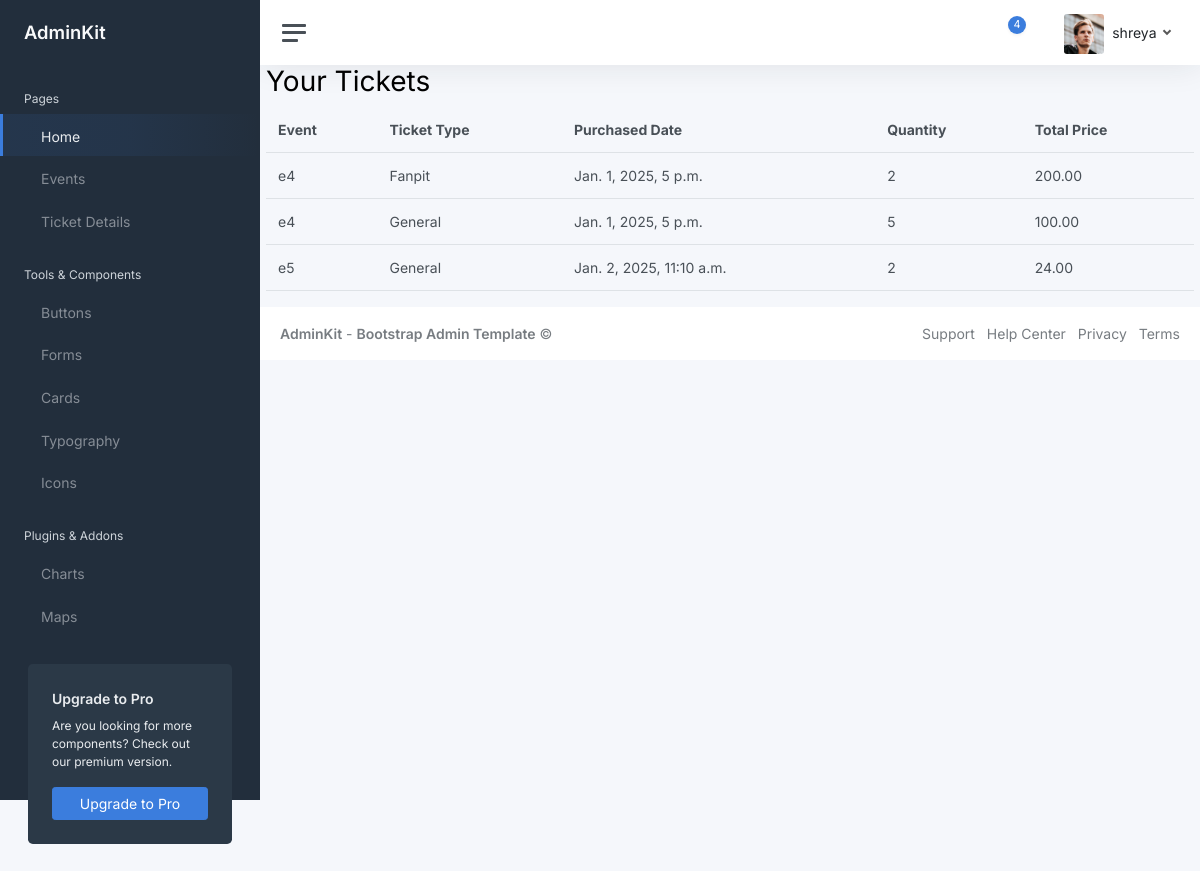
Page /user_ticket/ (signed in) on the earlier database version.
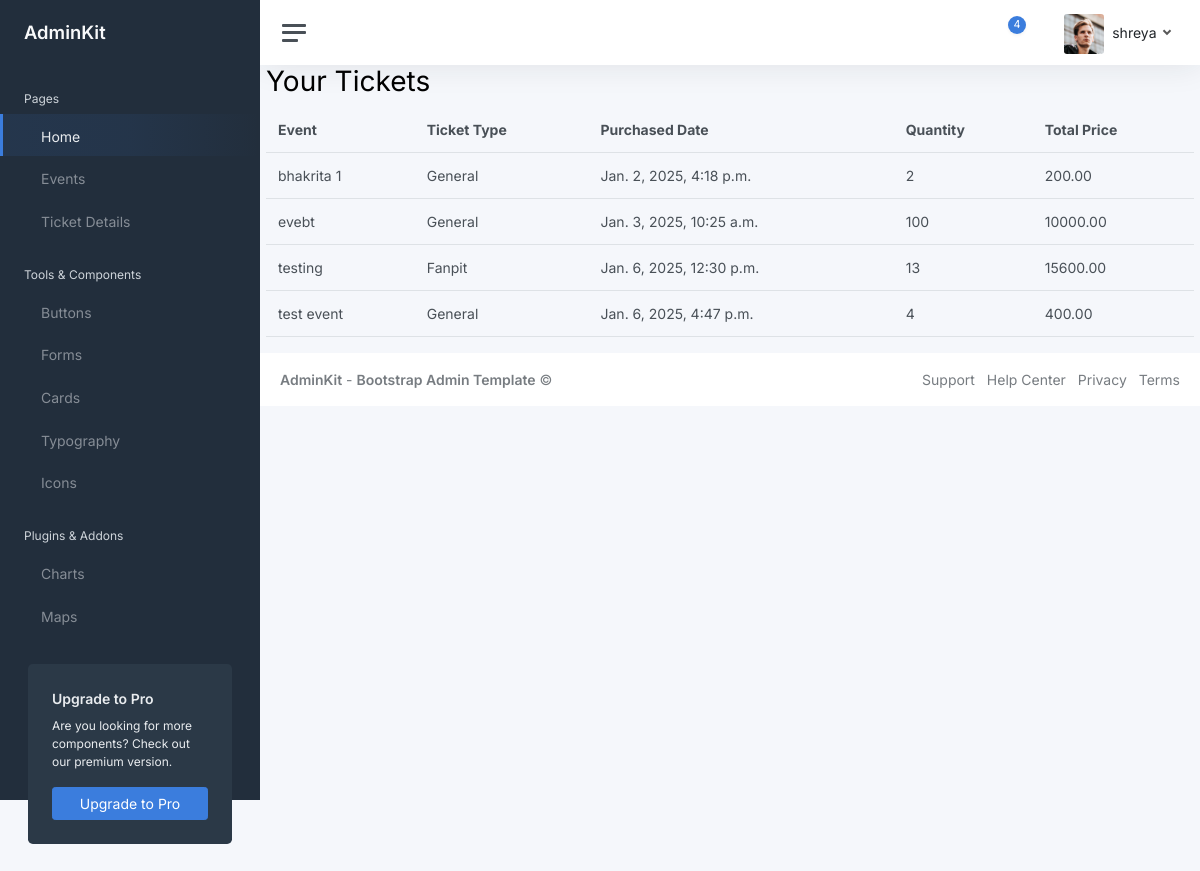
Same page on the later database version.
### ticket_app/models.py (models this page shows, shortened)
class Ticket (models.Model):
    ticket_uuid= models.UUIDField(default=uuid.uuid4)
    event_details = models.ForeignKey(Event, on_delete= models.CASCADE)
    user_details = models.ForeignKey (User, on_delete=models.CASCADE)
    total_price = models.DecimalField(max_digits=8, decimal_places=2)
    ticket_quantity = models.IntegerField()
    ticket_purchase_date = models.DateTimeField(default=datetime.now)
    General = 'General'
    Fanpit = 'Fanpit'
    VIP = 'VIP'
    Ticket_CHOICES = [
        (General, 'General'),
        (Fanpit, 'Fanpit'),
        (VIP, 'Vip'),
    ]
    status = models.CharField(max_length=7, choices=Ticket_CHOICES, default=General)

class Event (models.Model):
    event_title = models.CharField(max_length= 200, unique=True)
    event_description = models.TextField('Description of event: ')
    event_date = models.DateField()
    event_time = models.TimeField ()
    event_address = models.TextField()
    event_capacity = models.IntegerField()
    event_price = models.DecimalField(max_digits=8, decimal_places=2)
    event_uuid= models.UUIDField(default=uuid.uuid4)

### ticket_app/views.py (the view)
# urls.py: path('user_ticket/', views.user_ticket, name='user_ticket'),
def user_ticket(request):
    ticket = Ticket.objects.filter(user_details=request.user)
    return render(request, 'user_ticket.html', {'ticket': ticket})

### ticket_app/context_processors.py (called while the page is built)
def admin_context(request):
    if request.user.is_authenticated:
        user_groups = request.user.groups.values_list('name', flat=True)
        is_admin = 'Admin' in user_groups
        is_user = 'User' in user_groups
    else:
        is_admin = False
        is_user = False
    return {
        'is_admin': is_admin,
        'is_user' : is_user,
    }

### templates/user_ticket.html (shortened to what this page needs)
{% extends "base.html" %}
{% load static %}
{% block Mainblock %}
<!DOCTYPE html>
<html lang="en">
<head>
</head>
<body>
    <div class="container">
        <h1>Your Tickets</h1>
        {% if ticket %}
            <table class="table">
                <thead>
                    <tr>
                        <th>Event</th>
                        <th>Ticket Type</th>
                        <th> Purchased Date </th>
                        <th>Quantity</th>
                        <th>Total Price</th>
                    </tr>
                </thead>
                <tbody>
                    {% for ticket in ticket %}
                        <tr>
                            <td>{{ ticket.event_details.event_title }}</td>
                            <td>{{ ticket.status }}</td>
                            <td> {{ticket.ticket_purchase_date}} </td>
                            <td>{{ ticket.ticket_quantity }}</td>
                            <td>{{ ticket.total_price }}</td>
                        </tr>
                    {% endfor %}
                </tbody>
            </table>
        {% else %}
            <p>You have no tickets.</p>
        {% endif %}
    </div>
</body>
</html>
{%endblock%}

### templates/base.html (shortened to what this page needs)
<!DOCTYPE html>
<html lang="en">
  {% load static %}
  <head>
    <link href="{% static 'css/app.css' %}" rel="stylesheet" />
  </head>
  <body>
    <div class="wrapper">
    {% if user.is_authenticated %}
      <nav id="sidebar" class="sidebar js-sidebar">
        <div class="sidebar-content js-simplebar">
          <a class="sidebar-brand" href="index.html">
            <span class="align-middle">AdminKit</span>
          </a>
          <ul class="sidebar-nav">
            <li class="sidebar-header">Pages</li>
            <li class="sidebar-item active">
              {% if is_admin %}
              <a class="sidebar-link" href="{% url 'admin_app:admin_home' %}">
                  <i class="align-middle" data-feather="sliders"></i>
                  <span class="align-middle">Dashboard</span>
              </a>
              {% elif is_user %}
              <a class="sidebar-link" href="/user_dashboard/">
                <span class="align-middle">Home</span>
              </a>
              {% endif %}
          </li>
            <li class="sidebar-item">
              <a class="sidebar-link" href="/events/">
                <span class="align-middle">Events</span>
              </a>
            </li>
            <li class="sidebar-item">
              {% if is_user %}
              <a class="sidebar-link" href="/user_ticket/">
                <span class="align-middle">Ticket Details</span>
              </a>
              {% endif %}
            </li>
            <li class="sidebar-header">Tools & Components</li>
            <li class="sidebar-item">
              <a class="sidebar-link" href="ui-buttons.html">
                <span class="align-middle">Buttons</span>
              </a>
            </li>
            <li class="sidebar-item">
              <a class="sidebar-link" href="ui-forms.html">
                <span class="align-middle">Forms</span>
              </a>
            </li>
            <li class="sidebar-item">
              <a class="sidebar-link" href="ui-cards.html">
                <span class="align-middle">Cards</span>
              </a>
            </li>
            <li class="sidebar-item">
              <a class="sidebar-link" href="ui-typography.html">
                <span class="align-middle">Typography</span>
              </a>
            </li>
            <li class="sidebar-item">
              <a class="sidebar-link" href="icons-feather.html">
                <span class="align-middle">Icons</span>
              </a>
            </li>
            <li class="sidebar-header">Plugins & Addons</li>
            <li class="sidebar-item">
              <a class="sidebar-link" href="charts-chartjs.html">
                <span class="align-middle">Charts</span>
              </a>
            </li>
            <li class="sidebar-item">
              <a class="sidebar-link" href="maps-google.html">
                <span class="align-middle">Maps</span>
              </a>
            </li>
          </ul>
          <div class="sidebar-cta">
            <div class="sidebar-cta-content">
              <strong class="d-inline-block mb-2">Upgrade to Pro</strong>
              <div class="mb-3 text-sm">
                Are you looking for more components? Check out our premium
                version.
              </div>
              <div class="d-grid">
                <a href="upgrade-to-pro.html" class="btn btn-primary"
                  >Upgrade to Pro</a
                >
              </div>
            </div>
          </div>
        </div>
      </nav>
      <div class="main">
        <nav class="navbar navbar-expand navbar-light navbar-bg">
          <a class="sidebar-toggle js-sidebar-toggle">
            <i class="hamburger align-self-center"></i>
          </a>
          <div class="navbar-collapse collapse">
            <ul class="navbar-nav navbar-align">
              <li class="nav-item dropdown">
                <a
                  class="nav-icon dropdown-toggle"
                  href="#"
                  id="alertsDropdown"
                  data-bs-toggle="dropdown"
                >
                  <div class="position-relative">
                    <span class="indicator">4</span>
                  </div>
                </a>
              </li>
              <li class="nav-item dropdown">
                <a
                  class="nav-icon dropdown-toggle"
                  href="#"
                  id="messagesDropdown"
                  data-bs-toggle="dropdown"
                >
                </a>
              </li>
              <li class="nav-item dropdown">
                <a
                  class="nav-link dropdown-toggle d-none d-sm-inline-block"
                  href="#"
                  data-bs-toggle="dropdown"
                >
                  <img
                    src="{% static 'img/avatars/avatar.jpg' %}"
                    class="avatar img-fluid rounded me-1"
                    alt="{{ user.username }}"
                  />
                  <span class="text-dark">{{ user.username }}</span>
                </a>
              </li>
            </ul>
          </div>
        </nav>
	{% else %}
        <a href="{% url 'ticket_app:sign_in' %}"></a>
    {% endif %}
	{% block Mainblock %}
	{%endblock%}
        <footer class="footer">
          <div class="container-fluid">
            <div class="row text-muted">
              <div class="col-6 text-start">
                <p class="mb-0">
                  <a
                    class="text-muted"
                    href="https://adminkit.io/"
                    target="_blank"
                    ><strong>AdminKit</strong></a
                  >
                  -
                  <a
                    class="text-muted"
                    href="https://adminkit.io/"
                    target="_blank"
                    ><strong>Bootstrap Admin Template</strong></a
                  >
                  &copy;
                </p>
              </div>
              <div class="col-6 text-end">
                <ul class="list-inline">
                  <li class="list-inline-item">
                    <a
                      class="text-muted"
                      href="https://adminkit.io/"
                      target="_blank"
                      >Support</a
                    >
                  </li>
                  <li class="list-inline-item">
                    <a
                      class="text-muted"
                      href="https://adminkit.io/"
                      target="_blank"
                      >Help Center</a
                    >
                  </li>
                  <li class="list-inline-item">
                    <a
                      class="text-muted"
                      href="https://adminkit.io/"
                      target="_blank"
                      >Privacy</a
                    >
                  </li>
                  <li class="list-inline-item">
                    <a
                      class="text-muted"
                      href="https://adminkit.io/"
                      target="_blank"
                      >Terms</a
                    >
                  </li>
                </ul>
              </div>
            </div>
          </div>
        </footer>
      </div>
    </div>
  </body>
</html>

Differences in the rows shown:
removed Ticket: event_details.event_title "e4", status "Fanpit", ticket_purchase_date "Jan. 1, 2025, 5 p.m.", ticket_quantity "2", total_price "200.00"
removed Ticket: event_details.event_title "e4", status "General", ticket_purchase_date "Jan. 1, 2025, 5 p.m.", ticket_quantity "5", total_price "100.00"
removed Ticket: event_details.event_title "e5", status "General", ticket_purchase_date "Jan. 2, 2025, 11:10 a.m.", ticket_quantity "2", total_price "24.00"
added Ticket: event_details.event_title "bhakrita 1", status "General", ticket_purchase_date "Jan. 2, 2025, 4:18 p.m.", ticket_quantity "2", total_price "200.00"
added Ticket: event_details.event_title "evebt", status "General", ticket_purchase_date "Jan. 3, 2025, 10:25 a.m.", ticket_quantity "100", total_price "10000.00"
added Ticket: event_details.event_title "testing", status "Fanpit", ticket_purchase_date "Jan. 6, 2025, 12:30 p.m.", ticket_quantity "13", total_price "15600.00"
added Ticket: event_details.event_title "test event", status "General", ticket_purchase_date "Jan. 6, 2025, 4:47 p.m.", ticket_quantity "4", total_price "400.00"
